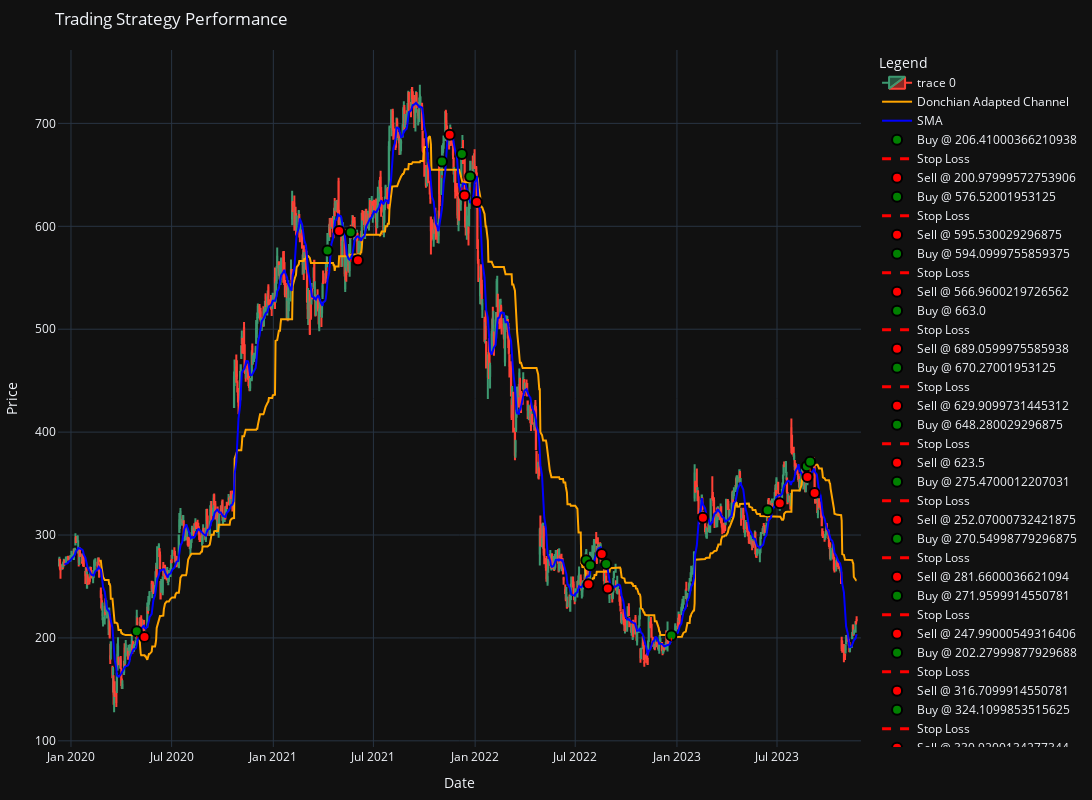

Notebook source saved alongside this figure:
### Code cell
#График адаптированного канала 
fig = go.Figure(data=[go.Candlestick(x=df.index,
                open=df['Open'],
                high=df['High'],
                low=df['Low'],
                close=df['Close'])])

# Добавление средней линии канала Дончиана
fig.add_trace(go.Scatter(x=df.index, y=df['Donchian_Middle'], mode='lines', name='Donchian Adapted Channel', line=dict(color='orange', width=2)))
# Добавление SMA
fig.add_trace(go.Scatter(x=df.index, y=df['SMA'], mode='lines', name='SMA', line=dict(color='blue', width=2)))

# Определение интервала для создания "ширины" линий Stop Loss и Take Profit
time_delta = timedelta(days=1)

# Добавление точек сделок
for trade in trades:

    # trade_date = pd.to_datetime(trade['date'])
    start_time = trade['date'] - time_delta
    end_time = trade['date'] + time_delta

    fig.add_trace(go.Scatter(
        x=[trade['date']], y=[trade['price']], mode='markers', 
        marker_symbol='circle', marker_line_color='black', 
        marker_color='green' if trade['type'] == 'buy' else 'red', 
        marker_line_width=2, marker_size=10, 
        name=f"{trade['type'].title()} @ {trade['price']}"
    ))

    # Если это сделка на покупку, добавляем стоп-лосс и тейк-профит
    if trade['type'] == 'buy':
        # Добавление стоп-лосса
        # print(trade['date'])
        fig.add_trace(go.Scatter(
            x=[start_time, end_time], 
            y=[trade['sl'], trade['sl']], 
            mode='lines', 
            line=dict(color='red', width=3, dash='dash'), 
            name='Stop Loss'
        ))
        # Добавление тейк-профита
        # fig.add_trace(go.Scatter(
        #     x=[start_time, end_time], 
        #     y=[trade['tp'], trade['tp']], 
        #     mode='lines', 
        #     line=dict(color='green', width=3, dash='dash'), 
        #     name='Take Profit'
        # ))

# Настройки графика
fig.update_layout(
    title='Trading Strategy Performance', 
    xaxis_title='Date', 
    yaxis_title='Price', 
    legend_title='Legend', 
    template='plotly_dark',
    autosize=False,
    width=1500,
    height=800,
    xaxis_rangeslider_visible=False,
    margin=dict(
        l=10,
        r=10,
        b=20,
        t=50,
        pad=1,),
)

fig.show()
# Сохранение графика в файл
# plot_file_path = '/mnt/data/spy_trading_strategy_updated.html'
# fig.write_html(plot_file_path)

### Figure 1 — Plotly figure (JSON) as saved in the notebook; plotly's stock layout.template omitted (floating-point values rounded to 4 significant figures; data arrays with more than 128 entries replaced by an {"elided": "..."} marker saying what was removed)
{"data": [{"close": {"elided": "997 float values"}, "high": {"elided": "997 float values"}, "low": {"elided": "997 float values"}, "open": {"elided": "997 float values"}, "type": "candlestick", "x": {"elided": "997 str values"}}, {"line": {"color": "orange", "width": 2}, "mode": "lines", "name": "Donchian Adapted Channel", "type": "scatter", "x": {"elided": "997 str values"}, "y": {"elided": "997 float values"}}, {"line": {"color": "blue", "width": 2}, "mode": "lines", "name": "SMA", "type": "scatter", "x": {"elided": "997 str values"}, "y": {"elided": "997 float values"}}, {"marker": {"color": "green", "line": {"color": "black", "width": 2}, "size": 10, "symbol": "circle"}, "mode": "markers", "name": "Buy @ 206.41000366210938", "type": "scatter", "x": ["2020-04-29T00:00:00"], "y": [206.4]}, {"line": {"color": "red", "dash": "dash", "width": 3}, "mode": "lines", "name": "Stop Loss", "type": "scatter", "x": ["2020-04-28T00:00:00", "2020-04-30T00:00:00"], "y": [200.8, 200.8]}, {"marker": {"color": "red", "line": {"color": "black", "width": 2}, "size": 10, "symbol": "circle"}, "mode": "markers", "name": "Sell @ 200.97999572753906", "type": "scatter", "x": ["2020-05-13T00:00:00"], "y": [201.0]}, {"marker": {"color": "green", "line": {"color": "black", "width": 2}, "size": 10, "symbol": "circle"}, "mode": "markers", "name": "Buy @ 576.52001953125", "type": "scatter", "x": ["2021-04-09T00:00:00"], "y": [576.5]}, {"line": {"color": "red", "dash": "dash", "width": 3}, "mode": "lines", "name": "Stop Loss", "type": "scatter", "x": ["2021-04-08T00:00:00", "2021-04-10T00:00:00"], "y": [558.8, 558.8]}, {"marker": {"color": "red", "line": {"color": "black", "width": 2}, "size": 10, "symbol": "circle"}, "mode": "markers", "name": "Sell @ 595.530029296875", "type": "scatter", "x": ["2021-04-30T00:00:00"], "y": [595.5]}, {"marker": {"color": "green", "line": {"color": "black", "width": 2}, "size": 10, "symbol": "circle"}, "mode": "markers", "name": "Buy @ 594.0999755859375", "type": "scatter", "x": ["2021-05-21T00:00:00"], "y": [594.1]}, {"line": {"color": "red", "dash": "dash", "width": 3}, "mode": "lines", "name": "Stop Loss", "type": "scatter", "x": ["2021-05-20T00:00:00", "2021-05-22T00:00:00"], "y": [566.9, 566.9]}, {"marker": {"color": "red", "line": {"color": "black", "width": 2}, "size": 10, "symbol": "circle"}, "mode": "markers", "name": "Sell @ 566.9600219726562", "type": "scatter", "x": ["2021-06-03T00:00:00"], "y": [567.0]}, {"marker": {"color": "green", "line": {"color": "black", "width": 2}, "size": 10, "symbol": "circle"}, "mode": "markers", "name": "Buy @ 663.0", "type": "scatter", "x": ["2021-11-02T00:00:00"], "y": [663]}, {"line": {"color": "red", "dash": "dash", "width": 3}, "mode": "lines", "name": "Stop Loss", "type": "scatter", "x": ["2021-11-01T00:00:00", "2021-11-03T00:00:00"], "y": [648.4, 648.4]}, {"marker": {"color": "red", "line": {"color": "black", "width": 2}, "size": 10, "symbol": "circle"}, "mode": "markers", "name": "Sell @ 689.0599975585938", "type": "scatter", "x": ["2021-11-16T00:00:00"], "y": [689.1]}, {"marker": {"color": "green", "line": {"color": "black", "width": 2}, "size": 10, "symbol": "circle"}, "mode": "markers", "name": "Buy @ 670.27001953125", "type": "scatter", "x": ["2021-12-08T00:00:00"], "y": [670.3]}, {"line": {"color": "red", "dash": "dash", "width": 3}, "mode": "lines", "name": "Stop Loss", "type": "scatter", "x": ["2021-12-07T00:00:00", "2021-12-09T00:00:00"], "y": [636.5, 636.5]}, {"marker": {"color": "red", "line": {"color": "black", "width": 2}, "size": 10, "symbol": "circle"}, "mode": "markers", "name": "Sell @ 629.9099731445312", "type": "scatter", "x": ["2021-12-13T00:00:00"], "y": [629.9]}, {"marker": {"color": "green", "line": {"color": "black", "width": 2}, "size": 10, "symbol": "circle"}, "mode": "markers", "name": "Buy @ 648.280029296875", "type": "scatter", "x": ["2021-12-23T00:00:00"], "y": [648.3]}, {"line": {"color": "red", "dash": "dash", "width": 3}, "mode": "lines", "name": "Stop Loss", "type": "scatter", "x": ["2021-12-22T00:00:00", "2021-12-24T00:00:00"], "y": [636.5, 636.5]}, {"marker": {"color": "red", "line": {"color": "black", "width": 2}, "size": 10, "symbol": "circle"}, "mode": "markers", "name": "Sell @ 623.5", "type": "scatter", "x": ["2022-01-04T00:00:00"], "y": [623.5]}, {"marker": {"color": "green", "line": {"color": "black", "width": 2}, "size": 10, "symbol": "circle"}, "mode": "markers", "name": "Buy @ 275.4700012207031", "type": "scatter", "x": ["2022-07-21T00:00:00"], "y": [275.5]}, {"line": {"color": "red", "dash": "dash", "width": 3}, "mode": "lines", "name": "Stop Loss", "type": "scatter", "x": ["2022-07-20T00:00:00", "2022-07-22T00:00:00"], "y": [253.9, 253.9]}, {"marker": {"color": "red", "line": {"color": "black", "width": 2}, "size": 10, "symbol": "circle"}, "mode": "markers", "name": "Sell @ 252.07000732421875", "type": "scatter", "x": ["2022-07-25T00:00:00"], "y": [252.1]}, {"marker": {"color": "green", "line": {"color": "black", "width": 2}, "size": 10, "symbol": "circle"}, "mode": "markers", "name": "Buy @ 270.54998779296875", "type": "scatter", "x": ["2022-07-28T00:00:00"], "y": [270.5]}, {"line": {"color": "red", "dash": "dash", "width": 3}, "mode": "lines", "name": "Stop Loss", "type": "scatter", "x": ["2022-07-27T00:00:00", "2022-07-29T00:00:00"], "y": [253.9, 253.9]}, {"marker": {"color": "red", "line": {"color": "black", "width": 2}, "size": 10, "symbol": "circle"}, "mode": "markers", "name": "Sell @ 281.6600036621094", "type": "scatter", "x": ["2022-08-18T00:00:00"], "y": [281.7]}, {"marker": {"color": "green", "line": {"color": "black", "width": 2}, "size": 10, "symbol": "circle"}, "mode": "markers", "name": "Buy @ 271.9599914550781", "type": "scatter", "x": ["2022-08-26T00:00:00"], "y": [272.0]}, {"line": {"color": "red", "dash": "dash", "width": 3}, "mode": "lines", "name": "Stop Loss", "type": "scatter", "x": ["2022-08-25T00:00:00", "2022-08-27T00:00:00"], "y": [261.8, 261.8]}, {"marker": {"color": "red", "line": {"color": "black", "width": 2}, "size": 10, "symbol": "circle"}, "mode": "markers", "name": "Sell @ 247.99000549316406", "type": "scatter", "x": ["2022-08-29T00:00:00"], "y": [248.0]}, {"marker": {"color": "green", "line": {"color": "black", "width": 2}, "size": 10, "symbol": "circle"}, "mode": "markers", "name": "Buy @ 202.27999877929688", "type": "scatter", "x": ["2022-12-22T00:00:00"], "y": [202.3]}, {"line": {"color": "red", "dash": "dash", "width": 3}, "mode": "lines", "name": "Stop Loss", "type": "scatter", "x": ["2022-12-21T00:00:00", "2022-12-23T00:00:00"], "y": [198.8, 198.8]}, {"marker": {"color": "red", "line": {"color": "black", "width": 2}, "size": 10, "symbol": "circle"}, "mode": "markers", "name": "Sell @ 316.7099914550781", "type": "scatter", "x": ["2023-02-17T00:00:00"], "y": [316.7]}, {"marker": {"color": "green", "line": {"color": "black", "width": 2}, "size": 10, "symbol": "circle"}, "mode": "markers", "name": "Buy @ 324.1099853515625", "type": "scatter", "x": ["2023-06-14T00:00:00"], "y": [324.1]}, {"line": {"color": "red", "dash": "dash", "width": 3}, "mode": "lines", "name": "Stop Loss", "type": "scatter", "x": ["2023-06-13T00:00:00", "2023-06-15T00:00:00"], "y": [315.2, 315.2]}, {"marker": {"color": "red", "line": {"color": "black", "width": 2}, "size": 10, "symbol": "circle"}, "mode": "markers", "name": "Sell @ 330.9200134277344", "type": "scatter", "x": ["2023-07-06T00:00:00"], "y": [330.9]}, {"marker": {"color": "green", "line": {"color": "black", "width": 2}, "size": 10, "symbol": "circle"}, "mode": "markers", "name": "Buy @ 366.7200012207031", "type": "scatter", "x": ["2023-08-24T00:00:00"], "y": [366.7]}, {"line": {"color": "red", "dash": "dash", "width": 3}, "mode": "lines", "name": "Stop Loss", "type": "scatter", "x": ["2023-08-23T00:00:00", "2023-08-25T00:00:00"], "y": [359.6, 359.6]}, {"marker": {"color": "red", "line": {"color": "black", "width": 2}, "size": 10, "symbol": "circle"}, "mode": "markers", "name": "Sell @ 356.3500061035156", "type": "scatter", "x": ["2023-08-25T00:00:00"], "y": [356.4]}, {"marker": {"color": "green", "line": {"color": "black", "width": 2}, "size": 10, "symbol": "circle"}, "mode": "markers", "name": "Buy @ 371.1099853515625", "type": "scatter", "x": ["2023-08-30T00:00:00"], "y": [371.1]}, {"line": {"color": "red", "dash": "dash", "width": 3}, "mode": "lines", "name": "Stop Loss", "type": "scatter", "x": ["2023-08-29T00:00:00", "2023-08-31T00:00:00"], "y": [363.2, 363.2]}, {"marker": {"color": "red", "line": {"color": "black", "width": 2}, "size": 10, "symbol": "circle"}, "mode": "markers", "name": "Sell @ 340.92999267578125", "type": "scatter", "x": ["2023-09-07T00:00:00"], "y": [340.9]}], "layout": {"autosize": false, "height": 800, "legend": {"title": {"text": "Legend"}}, "margin": {"b": 20, "l": 10, "pad": 1, "r": 10, "t": 50}, "title": {"text": "Trading Strategy Performance"}, "width": 1500, "xaxis": {"rangeslider": {"visible": false}, "title": {"text": "Date"}}, "yaxis": {"title": {"text": "Price"}}}}
